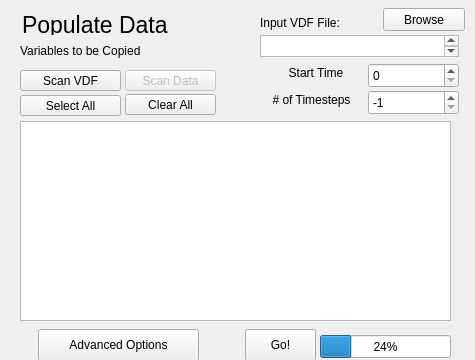
<?xml version="1.0" encoding="UTF-8"?>
<ui version="4.0">
 <class>Page4</class>
 <widget class="QWizardPage" name="Page4">
  <property name="geometry">
   <rect>
    <x>0</x>
    <y>0</y>
    <width>475</width>
    <height>360</height>
   </rect>
  </property>
  <property name="windowTitle">
   <string>WizardPage</string>
  </property>
  <widget class="QLabel" name="label">
   <property name="geometry">
    <rect>
     <x>22</x>
     <y>14</y>
     <width>161</width>
     <height>21</height>
    </rect>
   </property>
   <property name="font">
    <font>
     <pointsize>17</pointsize>
    </font>
   </property>
   <property name="text">
    <string>Populate Data</string>
   </property>
  </widget>
  <widget class="QLabel" name="label_29">
   <property name="geometry">
    <rect>
     <x>20</x>
     <y>40</y>
     <width>151</width>
     <height>21</height>
    </rect>
   </property>
   <property name="font">
    <font>
     <underline>false</underline>
    </font>
   </property>
   <property name="text">
    <string>Variables to be Copied</string>
   </property>
  </widget>
  <widget class="QSpinBox" name="startTimeSpinner">
   <property name="geometry">
    <rect>
     <x>368</x>
     <y>63</y>
     <width>91</width>
     <height>25</height>
    </rect>
   </property>
  </widget>
  <widget class="QLabel" name="label_26">
   <property name="geometry">
    <rect>
     <x>261</x>
     <y>90</y>
     <width>101</width>
     <height>20</height>
    </rect>
   </property>
   <property name="text">
    <string># of Timesteps</string>
   </property>
   <property name="alignment">
    <set>Qt::AlignCenter</set>
   </property>
   <property name="wordWrap">
    <bool>true</bool>
   </property>
  </widget>
  <widget class="QLabel" name="label_12">
   <property name="geometry">
    <rect>
     <x>260</x>
     <y>13</y>
     <width>101</width>
     <height>19</height>
    </rect>
   </property>
   <property name="text">
    <string>Input VDF File:</string>
   </property>
  </widget>
  <widget class="QTextEdit" name="inputVdfFileEdit">
   <property name="geometry">
    <rect>
     <x>260</x>
     <y>35</y>
     <width>199</width>
     <height>22</height>
    </rect>
   </property>
  </widget>
  <widget class="QSpinBox" name="numtsSpinner">
   <property name="geometry">
    <rect>
     <x>368</x>
     <y>90</y>
     <width>91</width>
     <height>25</height>
    </rect>
   </property>
   <property name="minimum">
    <number>-1</number>
   </property>
   <property name="maximum">
    <number>10000</number>
   </property>
   <property name="value">
    <number>-1</number>
   </property>
  </widget>
  <widget class="QLabel" name="label_28">
   <property name="geometry">
    <rect>
     <x>281</x>
     <y>63</y>
     <width>70</width>
     <height>20</height>
    </rect>
   </property>
   <property name="text">
    <string>Start Time</string>
   </property>
   <property name="alignment">
    <set>Qt::AlignCenter</set>
   </property>
   <property name="wordWrap">
    <bool>true</bool>
   </property>
  </widget>
  <widget class="QPushButton" name="browseOutputVdfFile">
   <property name="geometry">
    <rect>
     <x>383</x>
     <y>8</y>
     <width>82</width>
     <height>23</height>
    </rect>
   </property>
   <property name="text">
    <string>Browse</string>
   </property>
  </widget>
  <widget class="QProgressBar" name="progressBar">
   <property name="geometry">
    <rect>
     <x>320</x>
     <y>335</y>
     <width>131</width>
     <height>23</height>
    </rect>
   </property>
   <property name="value">
    <number>24</number>
   </property>
  </widget>
  <widget class="QPushButton" name="goButton">
   <property name="geometry">
    <rect>
     <x>245</x>
     <y>329</y>
     <width>71</width>
     <height>32</height>
    </rect>
   </property>
   <property name="text">
    <string>Go!</string>
   </property>
  </widget>
  <widget class="QPushButton" name="advancedOptionsButton">
   <property name="geometry">
    <rect>
     <x>38</x>
     <y>329</y>
     <width>161</width>
     <height>32</height>
    </rect>
   </property>
   <property name="text">
    <string>Advanced Options</string>
   </property>
  </widget>
  <widget class="QPushButton" name="pushButton_3">
   <property name="geometry">
    <rect>
     <x>125</x>
     <y>94</y>
     <width>91</width>
     <height>21</height>
    </rect>
   </property>
   <property name="text">
    <string>Clear All</string>
   </property>
  </widget>
  <widget class="QPushButton" name="scanVDF">
   <property name="enabled">
    <bool>true</bool>
   </property>
   <property name="geometry">
    <rect>
     <x>20</x>
     <y>70</y>
     <width>101</width>
     <height>21</height>
    </rect>
   </property>
   <property name="text">
    <string>Scan VDF</string>
   </property>
  </widget>
  <widget class="QPushButton" name="pushButton_2">
   <property name="geometry">
    <rect>
     <x>20</x>
     <y>95</y>
     <width>101</width>
     <height>21</height>
    </rect>
   </property>
   <property name="text">
    <string>Select All</string>
   </property>
  </widget>
  <widget class="QTableWidget" name="variableList">
   <property name="geometry">
    <rect>
     <x>20</x>
     <y>121</y>
     <width>431</width>
     <height>200</height>
    </rect>
   </property>
  </widget>
  <widget class="QPushButton" name="pushButton_4">
   <property name="enabled">
    <bool>false</bool>
   </property>
   <property name="geometry">
    <rect>
     <x>125</x>
     <y>70</y>
     <width>91</width>
     <height>21</height>
    </rect>
   </property>
   <property name="text">
    <string>Scan Data</string>
   </property>
  </widget>
 </widget>
 <resources/>
 <connections/>
 <designerdata>
  <property name="gridDeltaX">
   <number>10</number>
  </property>
  <property name="gridDeltaY">
   <number>10</number>
  </property>
  <property name="gridSnapX">
   <bool>true</bool>
  </property>
  <property name="gridSnapY">
   <bool>true</bool>
  </property>
  <property name="gridVisible">
   <bool>true</bool>
  </property>
 </designerdata>
</ui>
